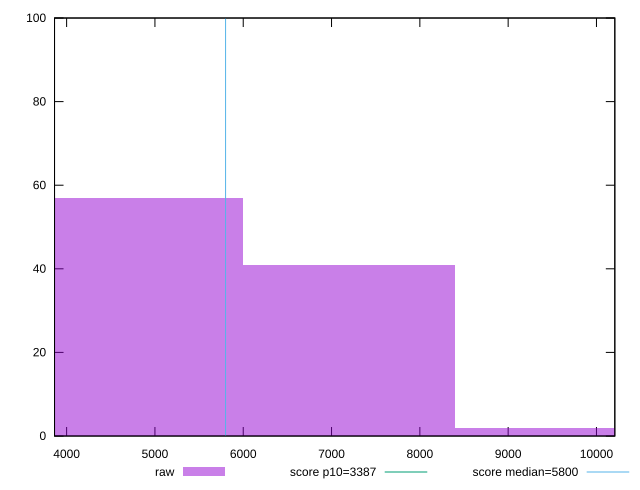

Recreate this plot in gnuplot.
reset

$raw <<EOF
7201.140199244952 41
4800.760132829968 57
9601.520265659936 2
EOF

set key outside below
set boxwidth 2400.380066414984
set xrange [3863.0944850124533:10207.894548690108]
set yrange [0:100]
set trange [0:100]
set style fill transparent solid 0.5 noborder

set parametric
set terminal svg size 640, 490 enhanced background rgb 'white'
set output "report_00015_2021-02-09T16-11-33.973Z/speed-index/samples/pages+cached/raw/histogram.svg"

plot $raw title "raw" with boxes, \
     3387,t title "score p10=3387", \
     5800,t title "score median=5800"

reset
